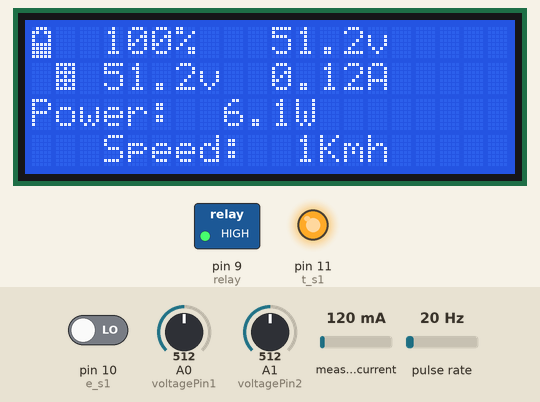
Recording of a sketch running on a simulated Arduino Uno, built with avr-gcc and run on an emulated ATmega328P. Shown: 20×4 character LCD, switched loads named in the sketch (green lamp = pin HIGH), output pins drawn as LEDs (lit = HIGH). Wiring (inferred from the names in the program): pulse sensor: data pin 2. The test bench sets the inputs (shaded band); at power-on: measured current 120 mA, pulse rate 20 Hz, A0 (voltagePin1) = 512, A1 (voltagePin2) = 512, pin 10 (e_s1) LOW.

Above: at 6.2 s.
6.3 s: measured current set to 500 mA
At 9.3 s:
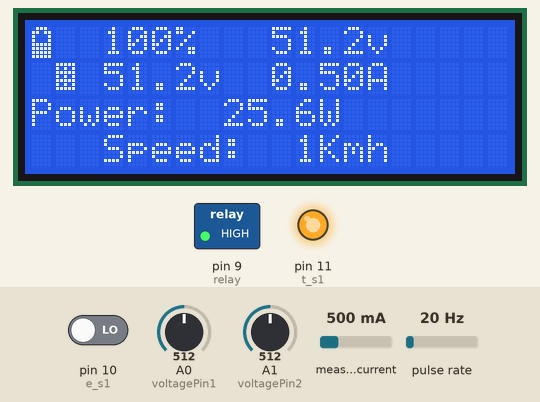
9.6 s: pulse rate (sensor on pin 2) set to 4 Hz
At 12.3 s:
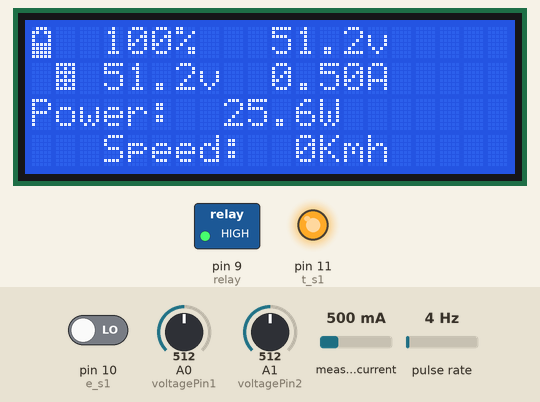
12.6 s: A0 (voltagePin1) set to 716
At 14.7 s:
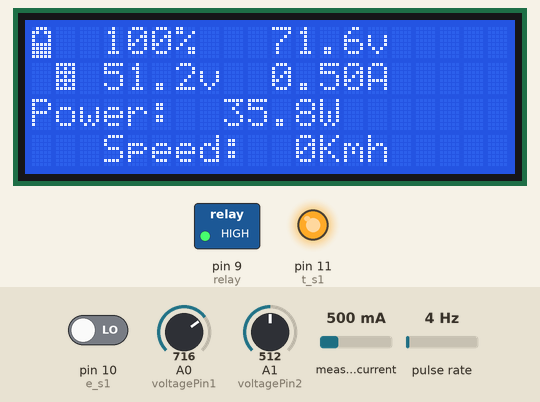
15.7 s: A1 (voltagePin2) set to 716
At 17.9 s:
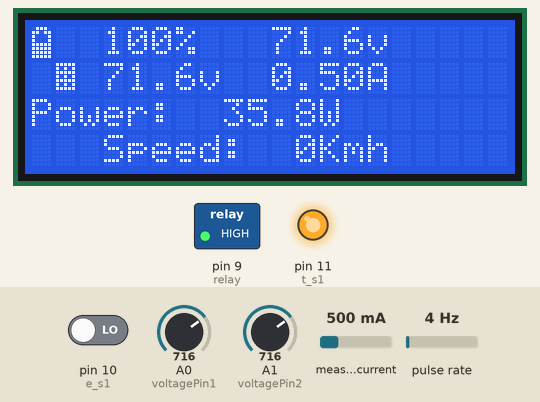
18.8 s: measured current set to 1000 mA
At 21.2 s:
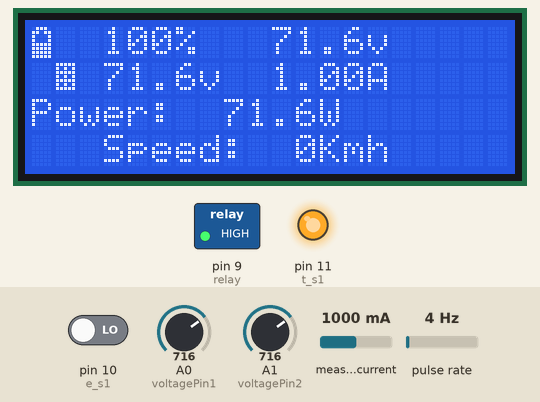
21.8 s: pulse rate (sensor on pin 2) set to 50 Hz
Timing chart, 0 to 24.8 s (numbered marks = the images above; inputs shaded):
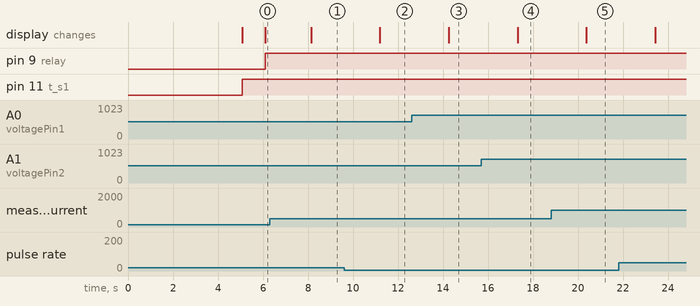

The sketch:

RPM_Battery_Ultra.ino
```cpp
#include <ACS712.h>
#include <LiquidCrystal.h>
//initialize the interface pins
LiquidCrystal lcd(3, 4, 5, 6, 7, 8);

//Icons
const static uint8_t Battery[8]  = {0x0E, 0x1B, 0x11, 0x11, 0x1F, 0x1F, 0x1F, 0x1F};
const static uint8_t Panel[8]  = {0x1F, 0x15, 0x1F, 0x15, 0x1F, 0x15, 0x1F, 0x00};
const static uint8_t Pwm[8]  = {0x1D, 0x15, 0x15, 0x15, 0x15,0x15, 0x15, 0x17};
const static uint8_t Flash[8]  = {0x01, 0x02, 0x04, 0x1F, 0x1F, 0x02, 0x04, 0x08};

//Inputs
ACS712 sensor(ACS712_20A, A2);
//ACS712_05B for 20 Amp type
//ACS712_20A for 20 Amp type
//ACS712_30A for 30 Amp type

float amp1 = 0, old_amp=0;

#define voltagePin1 A0
#define voltagePin2 A1
float V1=0, V2=0;
float power=0, old_power=0;
int Voltage1, Voltage2, level=0;

#define relay 9

const int sensorPin = 2;
const int sensorInterrupt = 0;
volatile unsigned long lastPulseTime;
volatile unsigned long interval = 0;
//volatile int timeoutCounter;
int rpm;
int rpmlast=3000;
int Speed=0;

#define e_s1 10 //echo pin
#define t_s1 11 //Trigger pin
int cm=0, timer=0;

void setup(){
sensor.calibrate();

pinMode(voltagePin1,INPUT);
pinMode(voltagePin2,INPUT);
pinMode(relay, OUTPUT);
pinMode(e_s1,INPUT);  pinMode(t_s1,OUTPUT);

pinMode(sensorPin, INPUT);
attachInterrupt(0, &sensorIsr, FALLING);
lastPulseTime = 0;

Serial.begin(9600);

lcd.begin(20, 4);
lcd.setCursor(0, 0);
lcd.print("     WELCOME");
lcd.setCursor(0,1);
lcd.print("  Electric Vehicle  ");
lcd.setCursor(0,2);
lcd.print("Power Train TestBed ");
lcd.setCursor(0,3);
lcd.print("       (EVPTT)");

lcd.createChar(1, Battery);
lcd.createChar(2, Panel);
lcd.createChar(3, Pwm);
lcd.createChar(4, Flash);
delay(5000);
lcd.clear();
}

void loop(){
amp1 = sensor.getCurrentDC();

Voltage1 = analogRead(voltagePin1);
Voltage2 = analogRead(voltagePin2);

V1 = Voltage1/9.999;
power = V1*amp1;

if(rpm>=0){//Remove the error readings of minus values
  rpm = constrain (rpm, 0, 9999); //Let's keep this RPM value under control, between 0 and 9999
if((micros() - lastPulseTime)<5e6){//If the engine is not running, print 0
  rpm = rpm;
 }else{rpm=0;}
}


Speed = map(rpm,0,4000,0,40);

level = map(Voltage1,320, 400,0,100);
if(level<0)level=0;
if(level>100)level=100;

cm = ultra_read(t_s1,e_s1);

lcd.setCursor(0, 0);
lcd.write(1);
lcd.print("  ");
lcd.print(level);
lcd.print("%   ");
lcd.print((Voltage1/100)%10);
lcd.print((Voltage1/10)%10);
lcd.print(".");
lcd.print(Voltage1%10);
lcd.print("v  ");

lcd.setCursor(1, 1);
lcd.write(2);
lcd.print(" ");
lcd.print((Voltage2/100)%10);
lcd.print((Voltage2/10)%10);
lcd.print(".");
lcd.print(Voltage2%10);
lcd.print("v ");

if(power>old_power){
lcd.setCursor(10, 1);    //Column 0 row 1
lcd.print(amp1,2);     //Solar current
lcd.print("A  ");      //Ampers

lcd.setCursor(0, 2);
lcd.print("Power:  ");
lcd.print(power,1);
lcd.print("W  ");
}

old_power=power;

lcd.setCursor(0, 3);
lcd.print("   Speed:  ");
lcd.print(Speed);
lcd.print("Kmh  ");

if(cm>50 && timer==0){digitalWrite(relay, 0);
lcd.setCursor(10, 1);    //Column 0 row 1
lcd.print(amp1,2);     //Solar current
lcd.print("A  ");      //Ampers

lcd.setCursor(0, 2);
lcd.print("Power:  ");
lcd.print(power,1);
lcd.print("W  ");
}

if(cm<40){digitalWrite(relay, 1); timer=100;}
if(timer>0)timer=timer-1;

delay(1);
}//End void loop

void sensorIsr() {
  unsigned long now = micros();
  interval = now - lastPulseTime;
  if (interval > 1000){
     rpm = 61000000UL/(interval * 8);
     lastPulseTime = now;
  }
}

//**********************ultra_read****************************
int ultra_read(int pin_t,int pin_e){
digitalWrite(pin_t,LOW);
delayMicroseconds(2);
digitalWrite(pin_t,HIGH);
delayMicroseconds(10);
long time = pulseIn (pin_e,HIGH);
int ultra_time =  time / 29 / 2;
delay(10);
return ultra_time;
}
```

Measured:
- after the input at 6.3 s, the display: changes after 1.8 s (image 1)
- after the input at 9.6 s, the display: changes after 1.6 s (image 2)
- after the input at 12.6 s, the display: changes after 1.7 s (image 3)
- after the input at 15.7 s, the display: changes after 1.6 s (image 4)
- after the input at 18.8 s, the display: changes after 1.6 s (image 5)
